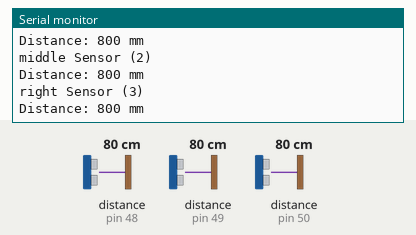
A sketch run on a simulated Arduino Uno, built with avr-gcc and run on an emulated ATmega328P. Shown: the last lines printed to the serial monitor. The test bench sets the inputs (shaded band); at power-on: distance to the obstacle (sensors on pin 48, pin 49, pin 50) 80 cm.

Above: at 1.2 s.
1.3 s: distance to the obstacle (sensor on pin 48) set to 2 cm
At 1.54 s:
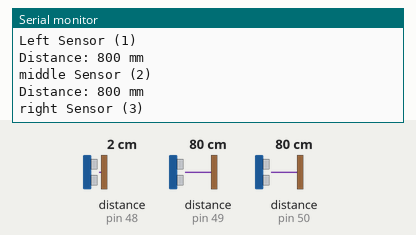
2.8 s: distance to the obstacle (sensor on pin 49) set to 4 cm
At 2.87 s:
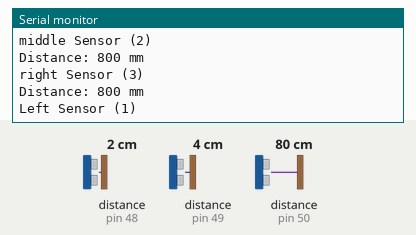
4.3 s: distance to the obstacle (sensor on pin 50) set to 9 cm
At 4.61 s:
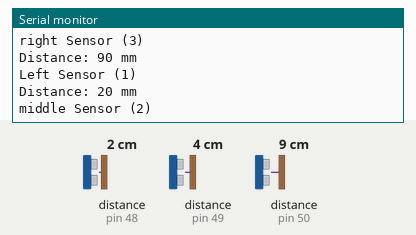
5.8 s: distance to the obstacle (sensor on pin 48) set to 18 cm
At 5.95 s:
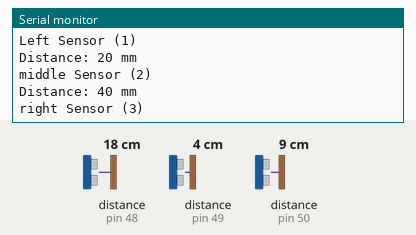
7.3 s: distance to the obstacle (sensor on pin 49) set to 35 cm
At 7.42 s:
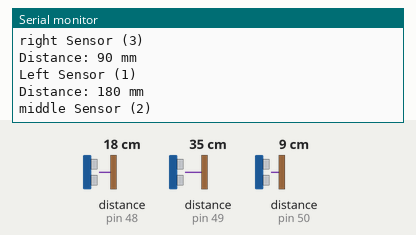
8.8 s: distance to the obstacle (sensor on pin 50) set to 60 cm
At 8.89 s:
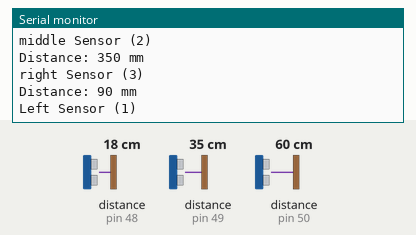
Timing chart, 0 to 11.3 s (numbered marks = the images above; inputs shaded):
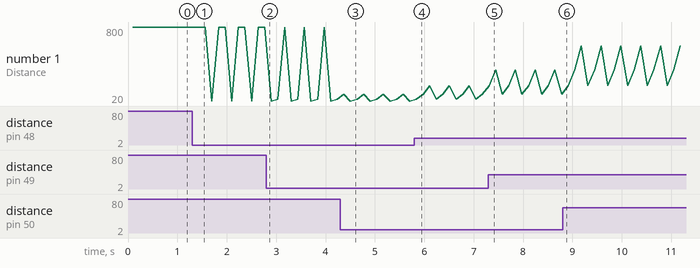

Measured:
- after the input at 4.3 s, the serial monitor: prints a new line after 0.07 s (image 3)
- plotted number 1: 800 → 40 after the input at 2.8 s, 90 → 600 after the input at 8.8 s

The sketch:

test_tof.ino
```cpp
#include <Wire.h>
#include <VL53L0X.h>

const uint8_t ADDR_SENSOR1 = 0x30;
const uint8_t ADDR_SENSOR2 = 0x31;
const uint8_t ADDR_SENSOR3 = 0x32;

VL53L0X sensor1; // left -- BLUE
VL53L0X* sensor1_ptr = &sensor1;
VL53L0X sensor2; // center -- YELLOW
VL53L0X* sensor2_ptr = &sensor2;
VL53L0X sensor3; // right -- GREEN
VL53L0X* sensor3_ptr = &sensor3;

const int xshut1 = 23;
const int xshut2 = 22;
const int xshut3 = 9;

int failed = 0;

int start_sensor(VL53L0X* sensor, const int xshut, const uint8_t addr){

  pinMode(xshut, OUTPUT);
  digitalWrite(xshut, LOW);
  delay(10);
  // wake
  digitalWrite(xshut, HIGH);
  delay(10);
  // initialize
  sensor->setTimeout(500);
  if(!sensor->init()){
    return 1;
  }
  sensor->setAddress(addr);
  sensor->startContinuous();

  return 0;
}

void setup() {
  Serial.begin(57600);

  delay(2);
  Serial.println("Starting VL53L0X...");
  Wire.begin();

  int rc = 0;

  rc += start_sensor(sensor1_ptr, xshut1, ADDR_SENSOR1);
  rc += start_sensor(sensor2_ptr, xshut1, ADDR_SENSOR2);
  rc += start_sensor(sensor3_ptr, xshut1, ADDR_SENSOR3);
  if(rc != 0){
    Serial.println("Error in sensor initialization");
    exit(1);
  }

  delay(1);
  Serial.println("All sensors started OK");

}

int read_sensor(VL53L0X* sensor){
  uint16_t distance = sensor->readRangeContinuousMillimeters();

  if (sensor->timeoutOccurred()) {
    Serial.println("Timeout!");
    return 1;
  } else {
    Serial.print("Distance: ");
    Serial.print(distance);
    Serial.println(" mm");
    return 0;
  }

}

void loop() {
  Serial.println("Left Sensor (1)");
  read_sensor(&sensor1);
  delay(100);
  Serial.println("middle Sensor (2)");
  read_sensor(&sensor2);
  delay(100);
  Serial.println("right Sensor (3)");
  read_sensor(&sensor3);
  delay(100);
}
```
